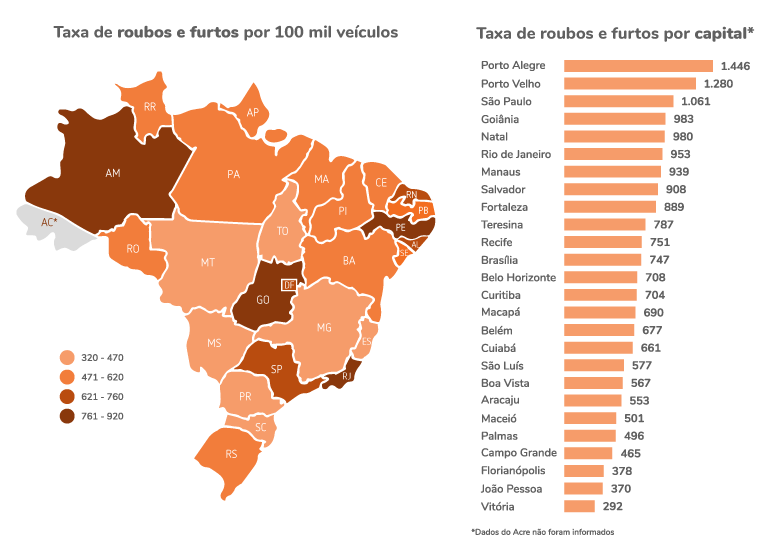
#> input picture PIM/Pseudocor/img/brasilgray.png, 771 x 560 px
$ python pseudocor.py
#> lines starting #> are read from the running program, lines starting #| are printed output that depends on the picture
from PIL import Image

imgL = Image.open("img/brasilgray.png", "r").convert("L")
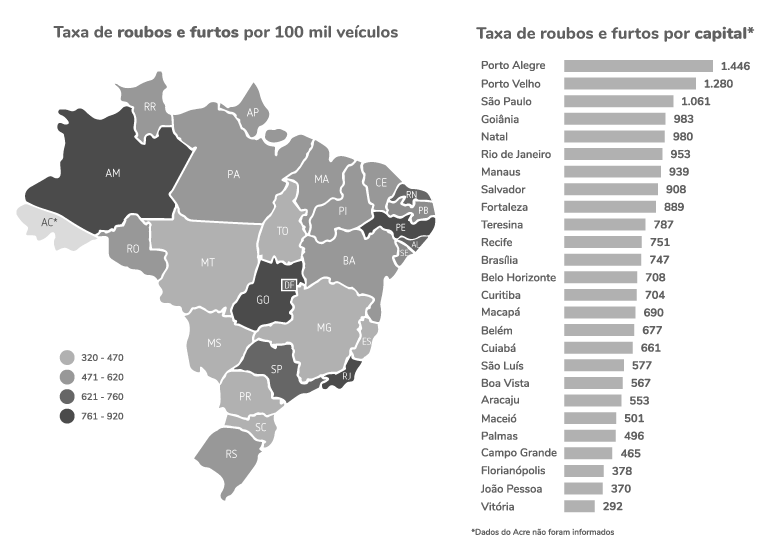
#> imgL: PIL image 771x560 L; min 75, max 255, mean 227.3

def pseudocolor(img):
    imgRGB = Image.new("RGB", imgL.size, (255, 255, 255))
#> imgRGB: PIL image 771x560 RGB; every value is 255

    x, y = img.size
#> x = 771; y = 560

    for i in range (x):
        for j in range (y):
            grayScalePixel = img.getpixel((i, j))
            if grayScalePixel < 100:
                imgRGB.putpixel((i, j), (180, 0, 0))
            elif grayScalePixel < 120:
                imgRGB.putpixel((i, j), (200, 32, 32))
            elif grayScalePixel < 160:
                imgRGB.putpixel((i, j), (220, 64, 64))
            elif grayScalePixel < 180:
                imgRGB.putpixel((i, j), (255, 128, 128))
            else:
                imgRGB.putpixel((i, j), (grayScalePixel, grayScalePixel, grayScalePixel))
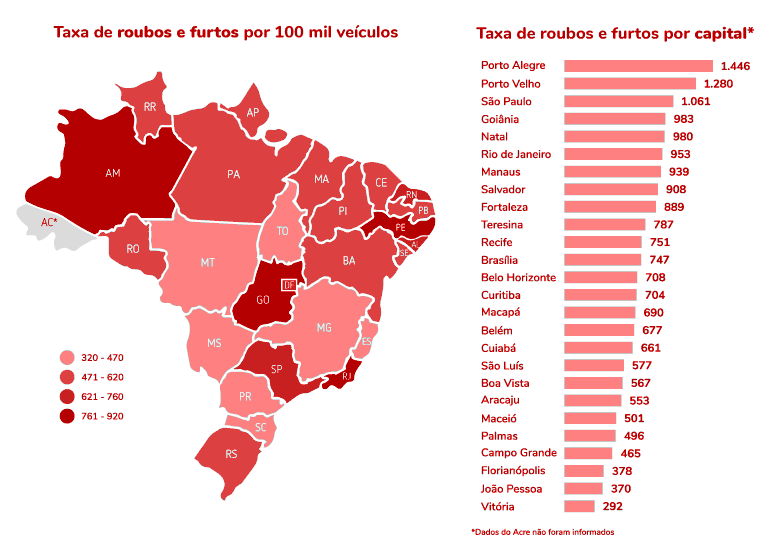
#> imgRGB: PIL image 771x560 RGB; mean R, G, B 246.8, 210.9, 210.9


    imgRGB.save("imgOutputPseudocor.jpg")

pseudocolor(imgL)
